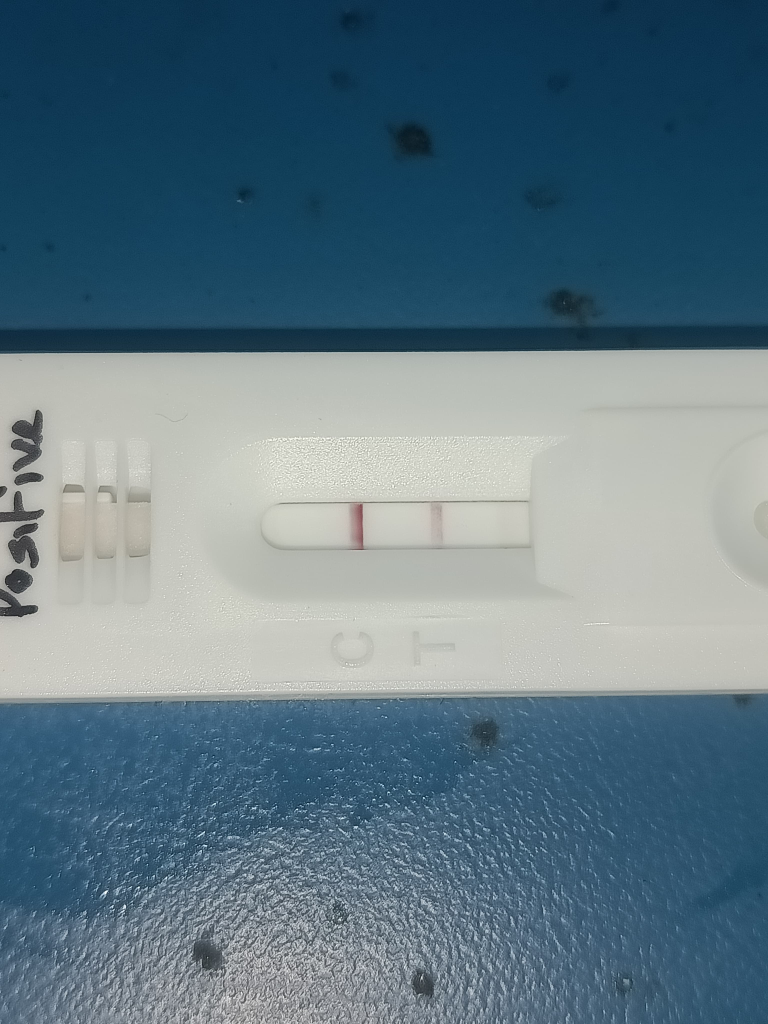
#> input picture photos/positive_sample.jpeg, 3072 x 4096 px (shown at 1/4 size)
$ python process.py
#> lines starting #> are read from the running program, lines starting #| are printed output that depends on the picture; after the words box and inside, x2 and y2 are one past the last pixel; in counts of white or black regions, pixels touching at a corner belong together; long printed decimals are rounded
import cv2 as cv
import numpy as np

# Load the image
image = cv.imread('./photos/positive_sample.jpeg')
#> image is the input picture: shape (4096, 3072, 3); mean B, G, R 131.8, 119.1, 95.1
if image is None:
    print("Error: Could not read the image file. Check the file path.")
    exit()

# Resize the image and crop the region of interest
resized_img = cv.resize(image, (500, 500), interpolation=cv.INTER_AREA)
cropped_img = resized_img[210:400, 195:317]
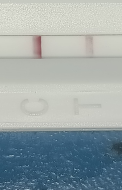
#> cropped_img: shape (190, 122, 3); mean B, G, R 167.3, 165.6, 153.8

# Convert the cropped image to HSV color space and split channels
hsv = cv.cvtColor(cropped_img, cv.COLOR_BGR2HSV)
#> hsv: shape (190, 122, 3); mean H, S, V 58.1, 47.7, 173.5
h, s, v = cv.split(hsv)
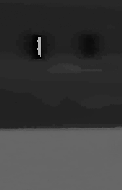
#> h: shape (190, 122); min 0, max 179, mean 58.1

# Enhance Saturation and Value channels for better visibility of faint colors
clahe = cv.createCLAHE(clipLimit=2.0, tileGridSize=(8, 8))
s = clahe.apply(s)
v = clahe.apply(v)
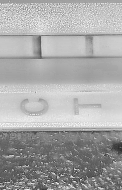
#> v: shape (190, 122); min 45, max 249, mean 167.4

# Increase saturation for pixels above a threshold
s = np.where(s > 20, np.minimum(s + 30, 255), s)
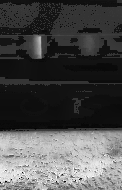
#> s: shape (190, 122); min 0, max 255, mean 75.9

# Merge enhanced HSV channels and convert back to BGR for improved color visibility
enhanced_hsv = cv.merge((h, s, v))
#> enhanced_hsv: shape (190, 122, 3); mean H, S, V 58.1, 75.9, 167.4
enhanced_bgr = cv.cvtColor(enhanced_hsv, cv.COLOR_HSV2BGR)
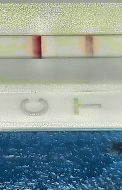
#> enhanced_bgr: shape (190, 122, 3); mean B, G, R 152.8, 156.1, 139.2
cv.imshow("Enhanced",enhanced_bgr)
# Step 1: Detect the C line (no changes needed here as it is already working)
# Define HSV color range for red shades for C line
lower_red1 = np.array([0, 50, 50])
upper_red1 = np.array([10, 255, 255])
lower_red2 = np.array([160, 50, 50])
upper_red2 = np.array([180, 255, 255])

# Create masks for red color ranges for C line detection
mask_c_line1 = cv.inRange(enhanced_hsv, lower_red1, upper_red1)
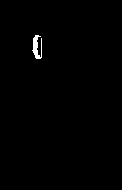
#> mask_c_line1: shape (190, 122); 0.58% white; 1 white region, box (x1, y1, x2, y2) and area: (32, 35, 42, 59) 135
mask_c_line2 = cv.inRange(enhanced_hsv, lower_red2, upper_red2)
#> mask_c_line2: shape (190, 122); 0.26% white; 1 white region, box (x1, y1, x2, y2) and area: (37, 37, 41, 57) 60
mask_c_line = mask_c_line1 + mask_c_line2
#> mask_c_line: shape (190, 122); 0.84% white; 1 white region, box (x1, y1, x2, y2) and area: (32, 35, 42, 59) 195

# Apply morphological operations to refine the mask
kernel = np.ones((3, 3), np.uint8)
mask_c_line = cv.morphologyEx(mask_c_line, cv.MORPH_CLOSE, kernel)
mask_c_line = cv.morphologyEx(mask_c_line, cv.MORPH_OPEN, kernel)
#> mask_c_line: shape (190, 122); 0.84% white; 1 white region

# Find contours in the C line mask
contours_c, _ = cv.findContours(mask_c_line, cv.RETR_EXTERNAL, cv.CHAIN_APPROX_SIMPLE)
#> contours_c = 1 contour; box (x1, y1, x2, y2) and area: (33, 35, 42, 59) 166
c_line_detected = False
c_line_rect = None

# Loop through contours to find the C line on the left side
for contour in contours_c:
    if cv.contourArea(contour) > 50:  # Area threshold for the C line
        x, y, w, h = cv.boundingRect(contour)
        if x + w < cropped_img.shape[1] // 2:  # Ensure it's on the left side (C line)
            cv.rectangle(cropped_img, (x, y), (x + w, y + h), (255, 0, 0), 2)  # Blue box for C line
            c_line_detected = True
            c_line_rect = (x, y, w, h)
            print("C line detected. Location:", (x, y, w, h))
            break
#> this loop made 1 pass
#> (x, y, w, h, c_line_detected) on pass 1: (33, 35, 9, 24, True)
#| C line detected. Location: (33, 35, 9, 24)

# Display the result for C line detection
cv.imshow('Cropped Image with Detected C Line', cropped_img)
cv.imshow('C Line Mask', mask_c_line)

if not c_line_detected:
    print("C line not detected; skipping T line detection.")
else:
    # Step 2: Detect the faint T line by isolating faint red regions in the enhanced image
    # Convert the enhanced image to HSV color space
    hsv_enhanced = cv.cvtColor(enhanced_bgr, cv.COLOR_BGR2HSV)
#> hsv_enhanced: shape (190, 122, 3); mean H, S, V 58.4, 76.5, 167.4

    # Define HSV ranges for faint red colors (corresponding to RGB (232, 190, 160))
    # These values should capture faint red tones for the T line
    lower_faint_red = np.array([10, 50, 100])  # These values should capture faint red tones
    upper_faint_red = np.array([20, 255, 255])

    # Create a mask for the faint red color range (faint T line)
    mask_faint_red = cv.inRange(hsv_enhanced, lower_faint_red, upper_faint_red)
#> mask_faint_red: shape (190, 122); 1.5% white; 8 white regions (6 under 20 px), largest, box (x1, y1, x2, y2) and area: (79, 35, 97, 56) 221, (29, 34, 36, 59) 94

    # Optional: Apply morphological operations to clean up the mask
    kernel = np.ones((3, 3), np.uint8)
    mask_faint_red = cv.morphologyEx(mask_faint_red, cv.MORPH_CLOSE, kernel)
#> mask_faint_red: shape (190, 122); 1.7% white; 3 white regions, box (x1, y1, x2, y2) and area: (79, 34, 97, 56) 246, (27, 34, 42, 59) 114, (41, 47, 45, 59) 24
    mask_faint_red = cv.morphologyEx(mask_faint_red, cv.MORPH_OPEN, kernel)
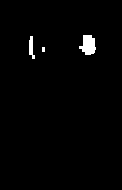
#> mask_faint_red: shape (190, 122); 1.5% white; 3 white regions (1 under 20 px), largest, box (x1, y1, x2, y2) and area: (79, 35, 96, 55) 238, (29, 36, 35, 59) 84

    # Use the mask to extract the faint red regions (T line) from the enhanced BGR image
    faint_red_isolated = cv.bitwise_and(enhanced_bgr, enhanced_bgr, mask=mask_faint_red)

    # Display the results for T line detection
    cv.imshow('Faint Red Pixels Isolated (T Line)', faint_red_isolated)
    cv.imshow('Faint Red Mask', mask_faint_red)

    # Step 3: Estimate the Intensity of the T line in 5 positions (about 0.25 x 0.25 mm areas)
    # Assume the positions for T line intensity calculation are centered around the T line area

    t_line_intensities = []
    for i in range(5):
        # Simulate sampling intensity at 5 positions (manual positions based on the detected region)
        x_offset = 10 + i * 5  # Adjust x_offset to simulate different sample points
        y_offset = 20 + i * 5  # Adjust y_offset to simulate different sample points
        region = cropped_img[y_offset:y_offset+10, x_offset:x_offset+10]  # Sampling a 10x10 area
        mean_intensity = np.mean(region)  # Mean intensity of this region
        t_line_intensities.append(mean_intensity)
        print(f"T line intensity at position {i+1}: {mean_intensity}")
#> this loop made 5 passes
#> mean_intensity on passes 1 to 5: 211.3, 207.4, 196.9, 159.8, 131.9
#| T line intensity at position 1: 211.293
#| T line intensity at position 2: 207.393
#| T line intensity at position 3: 196.93
#| T line intensity at position 4: 159.767
#| T line intensity at position 5: 131.913
#> after the loop, t_line_intensities = [211.3, 207.4, 196.9, 159.8, 131.9]

    t_line_mean_intensity = np.mean(t_line_intensities)
#> t_line_mean_intensity = 181.5
    print("Mean T line intensity: ", t_line_mean_intensity)
#| Mean T line intensity:  181.459

    # Step 4: Estimate the Background intensity from 10 positions
    background_intensities = []
    for i in range(10):
        # Simulate sampling intensity at 10 random background positions
        x_offset = 5 + i * 5
        y_offset = 10 + i * 5
        region = cropped_img[y_offset:y_offset+10, x_offset:x_offset+10]  # Sampling a 10x10 area
        mean_intensity = np.mean(region)  # Mean intensity of this region
        background_intensities.append(mean_intensity)
        print(f"Background intensity at position {i+1}: {mean_intensity}")
#> this loop made 10 passes
#> mean_intensity on passes 1 to 10: 210.5, 212.6, 210.7, 206.7, 177.6, 123.7, 123.3, 152.6, 183.9, 177.3
#| Background intensity at position 1: 210.497
#| Background intensity at position 2: 212.64
#| Background intensity at position 3: 210.74
#| Background intensity at position 4: 206.677
#| Background intensity at position 5: 177.61
#| Background intensity at position 6: 123.723
#| Background intensity at position 7: 123.32
#| Background intensity at position 8: 152.597
#> (further printed lines are left out)
#> after the loop, background_intensities = [210.5, 212.6, 210.7, 206.7, 177.6, 123.7, 123.3, 152.6, 183.9, 177.3]

    background_mean_intensity = np.mean(background_intensities)
#> background_mean_intensity = 177.9
    print("Mean background intensity: ", background_mean_intensity)
#| Mean background intensity:  177.899

    # Step 5: Subtract Background intensity from T line intensity
    t_line_adjusted_intensity = t_line_mean_intensity - background_mean_intensity
#> t_line_adjusted_intensity = 3.56
    print("Adjusted T line intensity (after background subtraction): ", t_line_adjusted_intensity)
#| Adjusted T line intensity (after background subtraction):  3.561

    # Step 6: Fit the T line intensity to a linear curve equation and calculate the analyte value
    # For this example, let's assume a linear relation between intensity and analyte concentration
    # Example linear curve: analyte_value = slope * adjusted_intensity + intercept

    slope = 0.5  # Example slope
    intercept = 2.0  # Example intercept

    analyte_value = slope * t_line_adjusted_intensity + intercept
#> analyte_value = 3.78
    print("Calculated analyte value: ", analyte_value)
#| Calculated analyte value:  3.780

# Wait for key press to close windows
cv.waitKey(0)
cv.destroyAllWindows()
